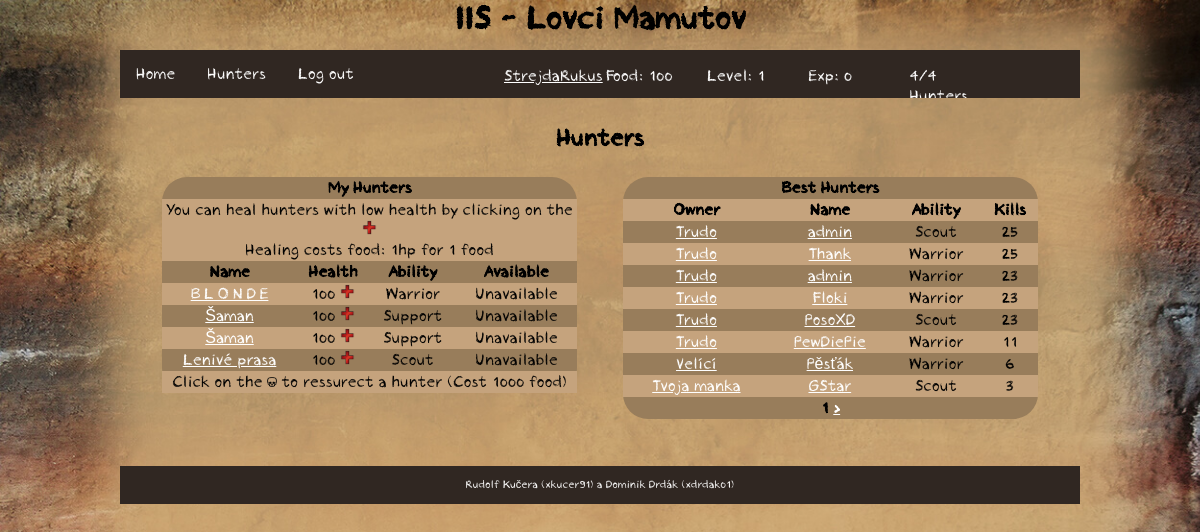
/iis/hunter/overview (signed in), run on the app's committed database.
### tables this page shows
CREATE TABLE `user` (
  `id` int(11) NOT NULL,
  `name` varchar(255) NOT NULL,
  `password` varchar(255) NOT NULL,
  `level` int(11) NOT NULL,
  `food` int(11) NOT NULL,
  `experience` int(11) NOT NULL,
  `role` varchar(10) NOT NULL
);

CREATE TABLE `hunter` (
  `id` int(11) NOT NULL,
  `user` int(11) NOT NULL,
  `name` varchar(15) NOT NULL,
  `health` int(11) NOT NULL,
  `ability` int(11) NOT NULL,
  `available` int(11) NOT NULL
);

CREATE TABLE `ability` (
  `id` int(11) NOT NULL,
  `name` varchar(255) NOT NULL
);

### index.php (called while the page is built, shortened)
<?php
require_once('functions.php');
$router = new RouterController();
$router->handle(array($_SERVER['REQUEST_URI']));
$router->writeView();

### functions.php (called while the page is built, shortened)
<?php
function isLoggedIn() {
	if (isset($_SESSION['user']))
		return true;
	else
		return false;
}
function url($url) {
	return Controller::$url . $url;
}

### model/Db.php (called while the page is built)
<?php
class Db {
    private static $connection;
    private static $settings = array(
		PDO::ATTR_ERRMODE => PDO::ERRMODE_EXCEPTION,
		PDO::MYSQL_ATTR_INIT_COMMAND => "SET NAMES utf8",
		PDO::ATTR_EMULATE_PREPARES => false,
	);
    public static function connect($host, $user, $password, $database) {
		if (!isset(self::$connection)) {
			self::$connection = @new PDO(
				"mysql:host=$host;dbname=$database",
				$user,
				$password,
				self::$settings
			);
		}
	}
    public static function queryOne($query, $parameters = array()) {
		$result = self::$connection->prepare($query);
		$result->execute($parameters);
		return $result->fetch();
	}
    public static function queryAll($query, $parameters = array()) {
		$result = self::$connection->prepare($query);
		$result->execute($parameters);
		return $result->fetchAll();
	}
    public static function querySingle($query, $parameters = array()) {
		$result = self::queryOne($query, $parameters);
		return $result[0];
	}
	public static function query($query, $parameters = array()) {
		$result = self::$connection->prepare($query);
		$result->execute($parameters);
		return $result->rowCount();
	}
}

### model/user.php (called while the page is built, shortened)
<?php
class User {
	private $id;
	private $name;
	private $level;
	private $food;
	private $experience;
	private $role;
	public function __construct ($name) {
		$user = Db::queryOne('SELECT * FROM user WHERE name = ?',[$name]);
		if (empty($user)) {
			$this->name = $name;
			$this->level = 1;
			$this->food = 100;
			$this->experience = 0;
			$this->role = 'user';
		} else {
			$this->id = $user['id'];
			$this->name = $user['name'];
			$this->level = $user['level'];
			$this->food =  $user['food'];
			$this->experience =  $user['experience'];
			$this->role = $user['role'];
		}
	}
	public function setId() {
		$this->id = Db::querySingle('SELECT id FROM user WHERE name = ?', [$this->name]);
	}
	public function getId() {
		if (isset($this->id))
			return $this->id;
		else
			return $this->id = Db::querySingle('SELECT id FROM user WHERE name = ?', [$this->name]);
	}
	public function getLevel() {
		return $this->level;
	}
	public function getFood() {
		return $this->food;
	}
	public function getExp() {
		return $this->experience;
	}
	public function getRole() {
		return $this->role;
	}
	public function getMyHunters() {
		return Db::queryAll('SELECT * FROM hunter WHERE user = ? ORDER BY health DESC', [$this->id]);
	}
	public static function getUserNameById($id) {
		return Db::querySingle('SELECT name FROM user WHERE id = ?', [$id]);
	}
	public function getMyHuntersCount() {
		return Db::query('SELECT * FROM hunter WHERE user = ? AND health > ?', [$this->id,0]);
	}
	public function reward($food, $experience) {
		$this->food += $food;
		$this->experience += $experience;
	}
	public function computeLevel() {
		if ($this->experience > $this->level * 100) {
			$this->experience -= $this->level * 100;
			$this->level++;
		}
	}
}

### controller/RouterController.php (called while the page is built, shortened)
<?php
class RouterController extends Controller
{
	protected $controller;
	private function dashToCamelCase($text)
	{
		$word = str_replace('-', ' ', $text);
		$word = ucwords($word);
		$word = str_replace(' ', '', $word);
		return $word;
	}
	private function parseURL($url)
	{
        $parsedURL = parse_url($url);
		$parsedURL["path"] = ltrim($parsedURL["path"], "/");
		$parsedURL["path"] = trim($parsedURL["path"]);
		$splitPath = explode("/", $parsedURL["path"]);
		return $splitPath;
	}
    public function handle($parameters)
    {
		$parsedURL = $this->parseURL($parameters[0]);
		$iis = array_shift($parsedURL);
		$controllerClass = $this->dashToCamelCase(array_shift($parsedURL)) . 'Controller';
		if (file_exists('controller/' . $controllerClass . '.php'))
			$this->controller = new $controllerClass;
		else
			$this->redirect('error');
        $this->controller->handle($parsedURL);
		if (isLoggedIn()) {
			$this->data['user'] = new User($_SESSION['user']);
		}
    }
}

### controller/HunterController.php (called while the page is built, shortened)
<?php
class HunterController extends Controller
{
    public function handle($parameters)
    {
    	if (!isLoggedIn()) {
    		$this->redirect('error');
    	} else {
			$user = new User($_SESSION['user']);
			$user->setId();
		}
    	if (isset($parameters)) {
    		if ($parameters[0] == 'create') {
                if (isset($parameters[1]) && ($parameters[1] == 'init'))
				    $this->create($parameters, $user,'init');
                else
                    $this->create($parameters, $user);
    		} else if ($parameters[0] == 'overview') {
				$this->overview($parameters,$user);
    		} else if ($parameters[0] == 'detail') {
                $this->detail($parameters,$user);
            }
    	}
    }
    public function overview($parameters,$user) {
        $myHunters = $user->getMyHunters();
        if (isset($_GET['page']))
            $page = $_GET['page'];
        else
            $_GET['page'] = $page = 1;
        $allHunters = Db::queryAll('SELECT COUNT(murder.hunterId) as kills, hunter.user, hunter.id, hunter.name, hunter.ability
            FROM murder
            LEFT JOIN hunter  ON murder.hunterId=hunter.id
            WHERE murder.type = "1"
            GROUP BY hunter.user, hunter.id, hunter.name, hunter.ability
            ORDER BY kills DESC LIMIT ?, 8', [($page-1)*8]);
    }
}

### model/ability.php (called while the page is built, shortened)
<?php
class Ability {
	public static function getAbilityName($id) {
		return Db::querySingle('SELECT name FROM ability WHERE id = ?', [$id]);
	}
}

### view/hunterOverview.phtml (the view, shortened to what this page needs)
<h1>Hunters</h1>
<table id="myHunters">
	<tr>
		<th colspan="4">
			My Hunters
		</th>
	</tr>
	<tr>
		<td colspan="4">
			You can heal hunters with low health by clicking on the
			<img src="<?= url('img/heal.png') ?>" height="15px">
			<br>
			Healing costs food: 1hp for 1 food
	</tr>
	<tr>
		<th>Name</th>
		<th>Health</th>
		<th>Ability</th>
		<th>Available</th>
	</tr>
	<?php foreach ($myHunters as $hunter):?>
		<tr>
			<td><a href="<?= url('hunter/detail/'.$hunter['id']) ?>"><?= $hunter['name'] ?></a></td>
			<td>
				<?php if ($hunter['health'] <= 0) : ?>
					<form method="POST" id="revive-<?= $hunter['id'] ?>" >
						<input type="hidden" name="reviveId" value="<?= $hunter['id'] ?>">
						<img src="<?= url('img/skull.png') ?>" height="10px" onclick="revive('<?= $hunter['name'] ?>','<?= $hunter['id'] ?>')">
					</form>
				<?php else : ?>
					<?= $hunter['health'] ?>
					<img src="<?= url('img/heal.png') ?>" height="15px" onclick="heal(<?= $hunter['id'] ?>)">
				<?php endif; ?>
			</td>
			<td><?= Ability::getAbilityName($hunter['ability']) ?></td>
			<td>
				<?php if ($hunter['available'] == 1) : ?>
					Available
				<?php else : ?>
					Unavailable
				<?php endif; ?>
			</td>
		</tr>
	<?php endforeach; ?>
	<tr>
		<td colspan="4">
			Click on the
			<img src="<?= url('img/skull.png') ?>" height="10px">
			to ressurect a hunter (Cost 1000 food)
		</td>
	</tr>
</table>
<table id="allHunters">
	<tr>
		<th colspan="5">
			Best Hunters
		</th>
	</tr>
	<tr>
		<th>Owner</th>
		<th>Name</th>
		<th>Ability</th>
		<th>Kills</th>
	</tr>
	<?php foreach ($allHunters as $hunter):?>
		<tr>
			<td><a href="<?= url('user/detail/'. $hunter['user']) ?>"><?= User::getUserNameById($hunter['user']); ?></a></td>
			<td><a href="<?= url('hunter/detail/'. $hunter['id']) ?>"><?= $hunter['name'] ?></a></td>
			<td><?= Ability::getAbilityName($hunter['ability']) ?></td>
			<td>
				<?= $hunter['kills'] ?>
			</td>
		</tr>
	<?php endforeach; ?>
	<tr>
		<th colspan="5">
			<?= $_GET['page'] ?>
			<?php if (sizeof($allHunters) % 8 == 0) : ?>
				<a href="<?= url('hunter/overview?page='.($_GET['page'] - 1)) ?>">></a>
			<?php endif; ?>
		</th>
	</tr>
</table>

### view/template.phtml (shortened to what this page needs)
<!DOCTYPE html>
<html lang="cs-cz">
	<head>
		<link rel="stylesheet" href="<?= url('css/style.css') ?>" type="text/css"/>
		<link rel="stylesheet" href="<?= url('css/navigation.css') ?>" type="text/css"/>
		<link rel="stylesheet" href="<?= url('css/start.css') ?>" type="text/css"/>
		<link rel="stylesheet" href="<?= url('css/hunter.css') ?>" type="text/css"/>
		<link rel="stylesheet" href="<?= url('css/outpost.css') ?>" type="text/css"/>
		<link rel="stylesheet" href="<?= url('css/expedition.css') ?>" type="text/css"/>
		<link rel="stylesheet" href="<?= url('css/user.css') ?>" type="text/css"/>
		<link rel="stylesheet" href="<?= url('css/admin.css') ?>" type="text/css"/>
	</head>
	<body>
		<header>
			<div class="center">
				<h1>IIS - Lovci Mamutov</h1>
			</div>
		</header>
		<nav>
			<div class="center">
				<ul>
					<li><a href="<?= url('home') ?>">Home</a></li>
					<?php if (isLoggedIn()): ?>
						<li><a href="<?= url('hunter/overview') ?>">Hunters</a></li>
						<li><a href="<?= url('logout') ?>">Log out</a></li>
						<div id="stats">
							<p id="stats-name"><a href="<?= url('user/detail/'.$user->getId()) ?>"><?= $_SESSION['user'] ?></a></p>
							<p id="stats-food">Food: <?= $user->getFood()?></p>
							<p id="stats-lvl">Level: <?= $user->getLevel()?></p>
							<p id="stats-exp">Exp: <?= $user->getExp()?></p>
							<p id="stats-hunters"><?= $user->getMyHuntersCount() ?>/<?= $user->getLevel()+3?> Hunters</p>
						</div>
					<?php endif; ?>
				</ul>
			</div>
		</nav>
		<article>
			<div class="center">
				<?php $this->controller->writeView();  ?>
			</div>
		</article>
		<footer>
			<div class="center">
				<p>
					<?php if (isLoggedIn()) : ?>
						<?php if ($user->getRole() == 'admin') : ?>
							<a href="<?= url('admin/controlPanel') ?>">Rudolf Kučera (xkucer91) a Dominik Drdák (xdrdak01)</a>
						<?php else : ?>
							Rudolf Kučera (xkucer91) a Dominik Drdák (xdrdak01)
						<?php endif; ?>
					<?php else : ?>
						<a href="<?= url('admin/login') ?>">Rudolf Kučera (xkucer91) a Dominik Drdák (xdrdak01)</a>
					<?php endif; ?>
				</p>
			</div>
		</footer>
	</body>
</html>

### css/style.css (style rules this page uses)
html { height: 100%; width: 100%; margin: 0; padding: 0; font-family: 'Crayon Hand', Arial, sans-serif; font-weight:normal; font-style:normal; text-shadow: none; }
body { width: 100%; margin: 0; padding: 0; min-height: 100%; float: left; background-image: url('../img/bg.jpg'); background-size: cover; background-repeat: no-repeat; background-attachment: fixed; }
header { width: 100%; height: 50px; margin: 0; padding: 0; float: left; }
article { margin: 0; padding: 2%; width: 96%; min-height: 200px; float: left; }
footer { width: 100%; font-size: 11px; text-align: center; float: left; margin: 0; }
footer .center { background-color: #302722; color: white; padding-top: 1px; padding-bottom: 1px; }
.center { margin: 0 auto; padding: 0; width: 80%; }
h1 { margin: 0; text-align: center; }
a, a:visited { color: white; }

### css/navigation.css (style rules this page uses)
nav { height: 50px; width: 100%; margin: 0; padding: 0; float: left; }
nav ul { list-style-type: none; margin: 0; padding: 0; overflow: hidden; background-color: #302722; }
nav li { float: left; margin-bottom: 0; }
nav li a { display: block; color: white; text-align: center; padding: 14px 16px; text-decoration: none; margin-bottom: 0; }
#stats { height: 40px; width:60%; float:right; color: white; }
#stats p { float:left; height: 40px; width: 15%; margin-right: 15px; }

### css/hunter.css (style rules this page uses)
#myHunters, #myHunters td, #myHunters th { border-collapse: collapse; }
#myHunters { width: 45%; margin: 2.5%; text-align: center; float: left; background-color: #987d5b; border-radius: 25px; }
#myHunters tr:nth-child(2n) { border-collapse: collapse; background-color: #c5a37d; }
#allHunters, #allHunters td, #allHunters th { border-collapse: collapse; }
#allHunters { background-color: #987d5b; border-radius: 25px; width: 45%; margin: 2.5%; text-align: center; float: right; }
#allHunters tr:nth-child(2n) { border-collapse: collapse; background-color: #c5a37d; }

### data on the page
user: food "100", level "1", experience "0", $user->getLevel()+3 "4"
hunter: name "B.L.O.N.D.E", health "100", ability.name "Warrior", available "Unavailable"
hunter: name "Šaman", health "100", ability.name "Support", available "Unavailable"
hunter: name "Šaman", health "100", ability.name "Support", available "Unavailable"
hunter: name "Lenivé prasa", health "100", ability.name "Scout", available "Unavailable"

### other printed values
$_SESSION['user'] "StrejdaRukus"
$user->getMyHuntersCount() "4"
User::getUserNameById($hunter['user']) "Trudo"
$hunter['name'] "admin"
Ability::getAbilityName($hunter['ability']) "Scout"
$hunter['kills'] "25"
$hunter['name'] "Thank"
Ability::getAbilityName($hunter['ability']) "Warrior"
$hunter['kills'] "23"
$hunter['name'] "Floki"
$hunter['name'] "PosoXD"
$hunter['name'] "PewDiePie"
$hunter['kills'] "11"
User::getUserNameById($hunter['user']) "Velící"
$hunter['name'] "Pěsťák"
